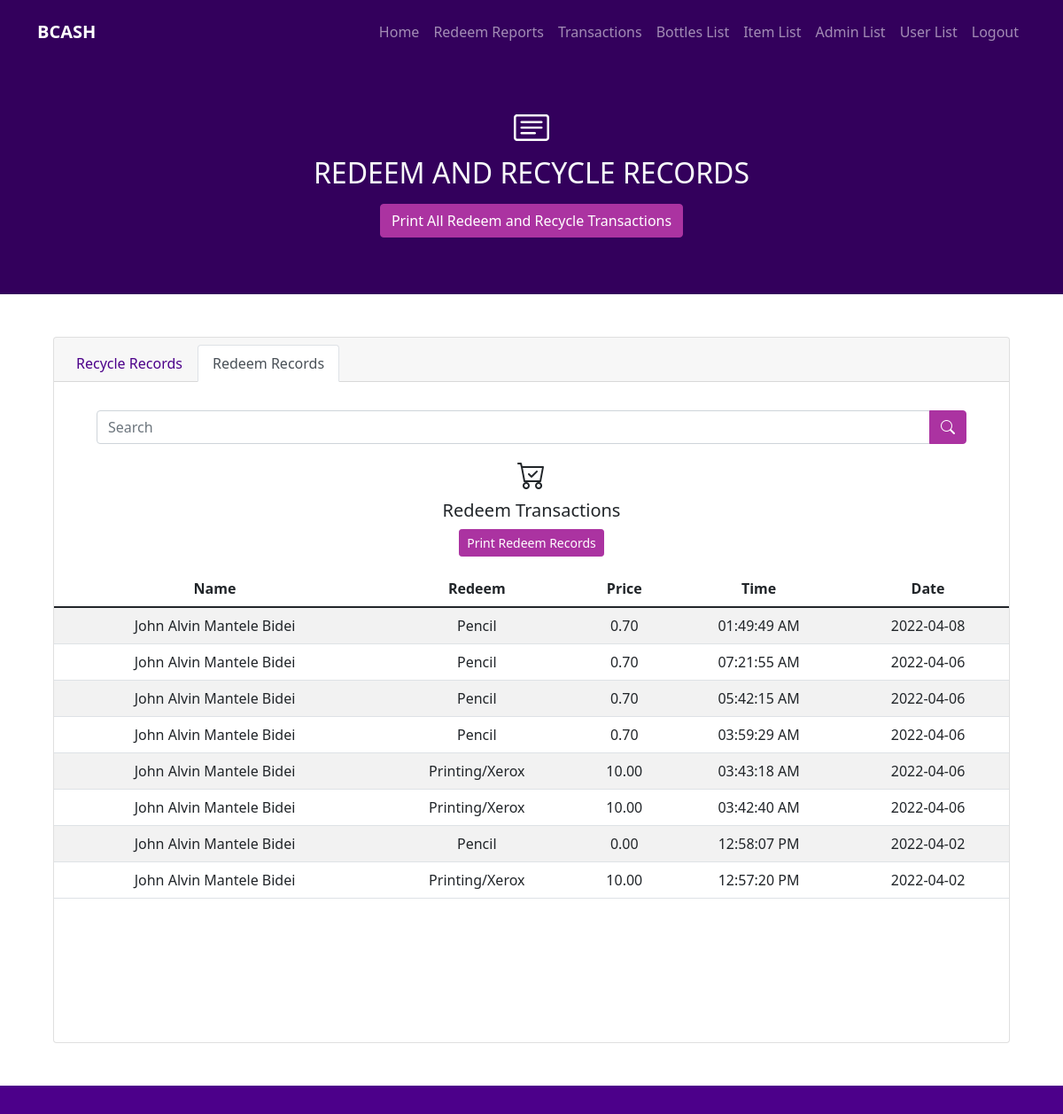
The page /transac_admin_redeem.php (signed in) on the database its author committed.
### tables this page shows
CREATE TABLE `redeem_transaction` (
  `redeem_trans_id` int(50) NOT NULL,
  `acc_id` int(50) NOT NULL,
  `item` varchar(50) NOT NULL,
  `item_id` int(50) NOT NULL,
  `points_deducted` decimal(50,2) NOT NULL,
  `redeem_trans_time` datetime NOT NULL,
  `day_id` int(50) NOT NULL
);

CREATE TABLE `user_login` (
  `username` varchar(70) NOT NULL,
  `acc_id` int(50) NOT NULL,
  `password` varchar(25) NOT NULL,
  `qrcode` varchar(75) NOT NULL,
  `total_points` decimal(50,2) NOT NULL,
  `total_bottles` int(50) NOT NULL,
  `lname` varchar(50) NOT NULL,
  `fname` varchar(50) NOT NULL,
  `mname` varchar(50) NOT NULL,
  `sex` varchar(50) NOT NULL,
  `age` int(10) NOT NULL,
  `email` varchar(50) NOT NULL,
  `program` varchar(500) NOT NULL,
  `year_level` varchar(50) NOT NULL,
  `mobile_num` bigint(50) NOT NULL,
  `stud_num` varchar(10) NOT NULL,
  `admin` tinyint(2) NOT NULL
);

### mydb.php (called while the page is built, shortened)
<?php
class myDb {
    private $link;
    function __construct(){
        $this->host = "localhost";
        $this->username = "root";
        $this->password = "";
        $this->database = "bcash";
        $this->link = mysqli_connect($this->host, $this->username, $this->password, $this->database);
    }
    public function get_Redeem_trans($acc_id,$admin){
        $records = array();
        if($admin == 1){
            $sql = $this->link->prepare("SELECT * FROM redeem_transaction ORDER BY redeem_trans_time DESC");
            $sql->execute();
            $result = $sql->get_result();
            if($result->num_rows > 0){
                while($row = $result->fetch_assoc()){
                    $records[] = [
                        'redeem_trans_id' => $row['redeem_trans_id'],
                        'item' => $row['item'],
                        'acc_id' => $row['acc_id'],
                        'points_deducted' => $row['points_deducted'],
                        'trans_time' => $row['redeem_trans_time']
                    ];
                }
            }
            else{
                $records = null;
            }
        }
        else{
            $sql = $this->link->prepare("SELECT * FROM redeem_transaction WHERE acc_id = ? ORDER BY redeem_trans_time DESC");
            $acc_id = mysqli_real_escape_string($this->link, $acc_id);
            $sql->bind_param("i", $acc_id);
            $sql->execute();
            $result = $sql->get_result();
            if($result->num_rows > 0){
                while($row = $result->fetch_assoc()){
                    $records[] = [
                        'redeem_trans_id' => $row['redeem_trans_id'],
                        'item' => $row['item'],
                        'acc_id' => $row['acc_id'],
                        'points_deducted' => $row['points_deducted'],
                        'trans_time' => $row['redeem_trans_time']
                    ];
                }
            }
            else{
                $records = null;
            }
        }
        return $records;
    }
    public function get_Name($acc_id){
        $records = array();
        $sql = $this->link->prepare("SELECT fname, lname,mname FROM user_login WHERE acc_id = ?");
        $acc_id = mysqli_real_escape_string($this->link, $acc_id);
        $sql->bind_param("i", $acc_id);
        $sql->execute();
        $result = $sql->get_result();
        if($result->num_rows > 0){
            while($row = $result->fetch_assoc()){
                $records[] = [
                    'lname' => $row['lname'],
                    'mname' => $row['mname'],
                    'fname' => $row['fname']
                ];
            }
        }
        else{
            $records = null;
        }
        return $records;
    }
}

### transac_admin_redeem.php (the view, shortened to what this page needs)
<?php
    require "mydb.php";
    $mydb = new myDb;
    if(isset($_SESSION['qrcode']) && isset($_SESSION['total_bottles']) && isset($_SESSION['total_points']) &&
    isset($_SESSION['acc_id']) && isset($_SESSION['admin'])){
        $acc_id = $_SESSION['acc_id'];
        $admin = $_SESSION['admin'];
    }
    else{
        header("Location: login.php?usernotfound=1");
    }
?>
<!doctype html>
<html lang="en">
  <head>
    <link href="sass/main.css" rel="stylesheet">
    <link rel="stylesheet" href="https://cdn.jsdelivr.net/npm/bootstrap-icons@1.3.0/font/bootstrap-icons.css">
    <link rel="stylesheet" type="text/css" href="css/style.css">
  </head>
  <body>
    <?php
        include 'nav_admin.php';
    ?>
    <section class=" bg-dark p-5">
        <div class="container text-center">
            <div class="h1 text-white">
                <i class="bi bi-card-text"></i>
            </div>
            <h2 class="text-light text-center mb-3">
                REDEEM AND RECYCLE RECORDS
            </h2>
            <p class="lead text-center">
                <form action="all_preview.php" method="post">
                    <button type="submit" name ="confirm_all" class="btn btn-secondary btn-md addbtn">
                        Print All Redeem and Recycle Transactions
                    </button>
                </form>
            </p>
        </div>
    </section>
    <section class="p-5">
        <div class="container">
            <div class="card text-center">
                <div class="card-header">
                    <ul class="nav nav-tabs card-header-tabs">
                        <li class="nav-item">
                            <a class="nav-link" href="transac_admin_recycle.php">Recycle Records</a>
                        </li>
                        <li class="nav-item">
                            <a class="nav-link active" href="transac_admin_redeem.php">Redeem Records</a>
                        </li>
                    </ul>
                </div>
                <div class="card-body px-0">
                    <form action="" method="post">
                        <div class="input-group px-5 my-3">
                            <input type="text" class="form-control" placeholder="Search" name="search_redeem">
                            <button class="btn btn-secondary" type="submit" id="searchbtn" name="redeem_submit">
                                <i class="bi bi-search"></i>
                            </button>
                        </div>
                    </form>
                    <div class="h2">
                        <i class="bi bi-cart-check"></i>
                    </div>
                    <h5 class="card-title">Redeem Transactions</h5>
                    <p class="lead text-center">
                        <button type="button" class="btn btn-secondary btn-sm addbtn" data-bs-toggle="modal" data-bs-target="#modalgenRepRedeem">
                            Print Redeem Records
                        </button>
                    </p>
                    <p class="card-text">
                        <div class="infocontent">
                            <div class="scroll">
                                <table class="table table-striped table1">
                                    <thead>
                                        <tr>
                                            <th scope="col">Name</th>
                                            <th scope="col">Redeem</th>
                                            <th scope="col">Price</th>
                                            <th scope="col">Time</th>
                                            <th scope="col">Date</th>
                                        </tr>
                                    </thead>
                                    <tbody class="align-middle">
                                    <?php
                                        $redeem_records = $mydb->get_Redeem_trans($acc_id,$admin);
                                        if(isset($_POST['redeem_submit'])){
                                            $search = $_POST['search_redeem'];
                                            $records = $mydb->search_Redeemtable($search);
                                            if(isset($records)){
                                                foreach($records as $rows){
                                                    $item_name = $rows['item'];
                                                    $points_deducted = $rows['points_deducted'];
                                                    $fname = $rows['fname'];
                                                    $mname = $rows['mname'];
                                                    $lname = $rows['lname'];
                                                    $fullname = ' '.$fname.' '.$mname.' '.$lname.'';
                                                    $date = date("Y-m-d",strtotime($rows['trans_time']));
                                                    $time = date("h:i:s A",strtotime($rows['trans_time']));
                                                    echo '<tr>';
                                                    echo '<td>'.$fullname.'</td>';
                                                    echo '<td>'.$item_name.'</td>';
                                                    echo '<td>'.$points_deducted.'</td>';
                                                    echo '<td>'.$time.'</td>';
                                                    echo '<td>'.$date.'</td>';
                                                    echo '</tr>';
                                                }
                                            }
                                        }
                                        elseif(isset($redeem_records)){
                                            foreach($redeem_records as $rows){
                                                $points_deducted = $rows['points_deducted'];
                                                $user_id = $rows['acc_id'];
                                                $item = $rows['item'];
                                                $name = $mydb->get_Name($user_id);
                                                $date = date("Y-m-d",strtotime($rows['trans_time']));
                                                $time = date("h:i:s A",strtotime($rows['trans_time']));
                                                if(isset($name)){
                                                    foreach($name as $newrows){
                                                        $fname = $newrows['fname'];
                                                        $mname = $newrows['mname'];
                                                        $lname = $newrows['lname'];
                                                        $fullname = ' '.$fname.' '.$mname.' '.$lname.'';
                                                    }
                                                }
                                                echo '<tr>';
                                                echo '<td>'.$fullname.'</td>';
                                                echo '<td>'.$item.'</td>';
                                                echo '<td>'.$points_deducted.'</td>';
                                                echo '<td>'.$time.'</td>';
                                                echo '<td>'.$date.'</td>';
                                                echo '</tr>';
                                            }
                                        }
                                        else{
                                            echo '<tr>';
                                            echo '<td colspan="5">There are no records of redeem transactions yet.</td>';
                                            echo '</tr>';
                                        }
                                    ?>
                                    </tbody>
                                </table>
                            </div>
                        </div>
                    </p>
                </div>
            </div>
        </div>
    </section>
    <section class="bg-primary p-3">
    </section>
  </body>
</html>

### css/style.css (style rules this page uses)
* { margin: 0; padding: 0; }
.infocontent { height: 500px; }
.scroll { width: 100%; height: 100%; overflow-y: scroll; }
.scroll .table1 { font-size: 12px; }
@media (min-width:768px) { .scroll .table1 { font-size: 16px; } }

### rows shown on the page
redeem_transaction: acc.lname "John Alvin Mantele Bidei", item "Pencil", points_deducted "0.70", redeem_trans_time "01:49:49 AM", redeem_trans_time "2022-04-08"
redeem_transaction: acc.lname "John Alvin Mantele Bidei", item "Pencil", points_deducted "0.70", redeem_trans_time "07:21:55 AM", redeem_trans_time "2022-04-06"
redeem_transaction: acc.lname "John Alvin Mantele Bidei", item "Pencil", points_deducted "0.70", redeem_trans_time "05:42:15 AM", redeem_trans_time "2022-04-06"
redeem_transaction: acc.lname "John Alvin Mantele Bidei", item "Pencil", points_deducted "0.70", redeem_trans_time "03:59:29 AM", redeem_trans_time "2022-04-06"
redeem_transaction: acc.lname "John Alvin Mantele Bidei", item "Printing/Xerox", points_deducted "10.00", redeem_trans_time "03:43:18 AM", redeem_trans_time "2022-04-06"
redeem_transaction: acc.lname "John Alvin Mantele Bidei", item "Printing/Xerox", points_deducted "10.00", redeem_trans_time "03:42:40 AM", redeem_trans_time "2022-04-06"
redeem_transaction: acc.lname "John Alvin Mantele Bidei", item "Pencil", points_deducted "0.00", redeem_trans_time "12:58:07 PM", redeem_trans_time "2022-04-02"
redeem_transaction: acc.lname "John Alvin Mantele Bidei", item "Printing/Xerox", points_deducted "10.00", redeem_trans_time "12:57:20 PM", redeem_trans_time "2022-04-02"
